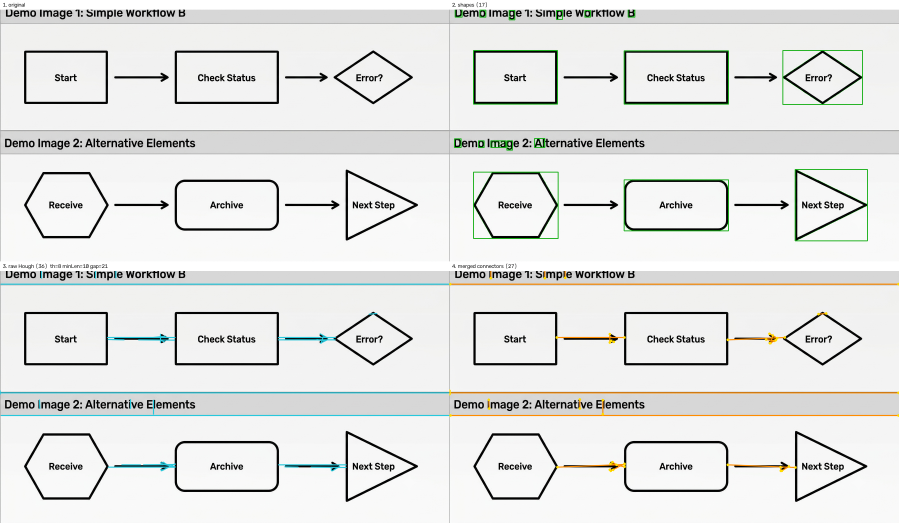
#> input picture data/debug/Gemini_Generated_Image_iwbazkiwbazkiwba_lines.png, 2696 x 1568 px (shown at 1/3 size)
$ python -i localization.py   (imports and definitions only)
#> lines starting #> are read from the running program, lines starting #| are printed output that depends on the picture; after the words box and inside, x2 and y2 are one past the last pixel; in counts of white or black regions, pixels touching at a corner belong together
#> further down, picture is the input picture: shape (1568, 2696, 3); mean B, G, R 226.7, 228.4, 227.3
"""Classical CV localization: preprocess, find contours, split shape vs arrow.

Stage 1 (preprocess) and Stage 2 (contour filtering) of the pipeline.
No learned detector is used — candidates are purely geometric.
"""

from __future__ import annotations

from dataclasses import dataclass, field
from pathlib import Path
from typing import Any, Literal

import cv2
import numpy as np

CandidateKind = Literal["shape", "arrow"]

# Drop specks; keep as a fraction of image area so it scales with resolution.
_MIN_AREA_FRAC = 0.00025
_MIN_AREA_ABS = 80
# Ignore a contour that covers most of the frame (page border, full whiteboard).
_MAX_AREA_FRAC = 0.55

# Compact closed nodes vs thin elongated edges.
_SHAPE_ASPECT_MAX = 2.6
_SHAPE_SOLIDITY_MIN = 0.55
_SHAPE_EXTENT_MIN = 0.25
# Wide process boxes (e.g. "Provide Service") are still nodes.
_SHAPE_ASPECT_FILLED_MAX = 5.2
_ARROW_ASPECT_MIN = 2.2
_ARROW_SOLIDITY_MAX = 0.82

_CROP_PAD = 12
_APPROX_EPS_FRAC = 0.02


@dataclass
class Candidate:
    """One localized region to send to the CNN (and later OCR / matching)."""

    kind: CandidateKind
    bbox: tuple[int, int, int, int]  # x, y, w, h in original image coords
    crop: np.ndarray  # BGR crop, padded
    contour: np.ndarray
    approx: np.ndarray
    metrics: dict[str, float] = field(default_factory=dict)


@dataclass
class HoughParams:
    """``cv2.HoughLinesP`` settings used for the last detection pass."""

    rho: float = 1.0
    theta: float = float(np.pi / 180.0)
    threshold: int = 12
    min_line_length: int = 12
    max_line_gap: int = 18


@dataclass
class LineSegment:
    """Straight connector from ``cv2.HoughLinesP`` (optionally merged)."""

    p1: tuple[float, float]
    p2: tuple[float, float]
    source: str = "hough"

    @property
    def length(self) -> float:
        return float(np.hypot(self.p2[0] - self.p1[0], self.p2[1] - self.p1[1]))

    # [9 lines left out: function bbox, not called in this run]

    def as_contour(self) -> np.ndarray:
        return np.array([[self.p1], [self.p2]], dtype=np.float32)


@dataclass
class LocalizationResult:
    """All candidates plus the binary image used for contour finding."""

    binary: np.ndarray
    shapes: list[Candidate]
    arrows: list[Candidate]
    lines: list[LineSegment] = field(default_factory=list)
    raw_lines: list[LineSegment] = field(default_factory=list)
    hough_params: HoughParams = field(default_factory=HoughParams)
    line_ink: np.ndarray | None = None

    @property
    def all_candidates(self) -> list[Candidate]:
        return self.shapes + self.arrows


def preprocess(image: np.ndarray) -> tuple[np.ndarray, np.ndarray, np.ndarray]:
    """Grayscale → Gaussian blur → adaptive threshold (ink as white).

    Returns ``(gray, blurred, binary)``. Binary is ``uint8`` {0, 255} with
    marker strokes as 255 so ``findContours`` traces ink, not the board.
    """
    if image.ndim == 3:
        gray = cv2.cvtColor(image, cv2.COLOR_BGR2GRAY)
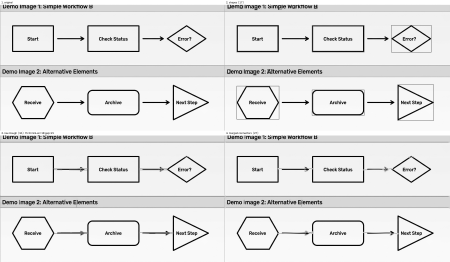
#> gray: shape (1568, 2696) (shown at 1/6 size); min 0, max 255, mean 227.9
    else:
        gray = image.copy()

    blurred = cv2.GaussianBlur(gray, (5, 5), 0)

    h, w = gray.shape[:2]
    block = 31 if min(h, w) >= 400 else 21
    if block % 2 == 0:
        block += 1

    binary = cv2.adaptiveThreshold(
        blurred,
        255,
        cv2.ADAPTIVE_THRESH_GAUSSIAN_C,
        cv2.THRESH_BINARY_INV,
        blockSize=block,
        C=7,
    )
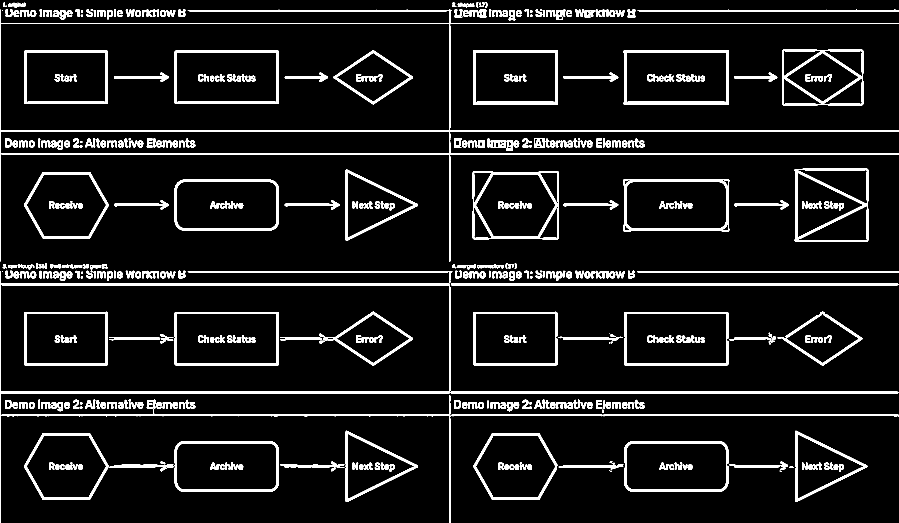
#> binary: shape (1568, 2696) (shown at 1/3 size); 7.9% white; 488 white regions (9 under 20 px), largest, box (x1, y1, x2, y2) and area: (0, 29, 2696, 785) 36174, (0, 813, 2696, 1568) 30129, (1418, 514, 1677, 718) 8024
    kernel = cv2.getStructuringElement(cv2.MORPH_ELLIPSE, (3, 3))
    binary = cv2.morphologyEx(binary, cv2.MORPH_CLOSE, kernel, iterations=1)
#> binary: shape (1568, 2696); 7.9% white; 401 white regions (8 under 20 px)
    return gray, blurred, binary


def _safe_div(num: float, den: float) -> float:
    return float(num / den) if den > 1e-6 else 0.0


def contour_metrics(contour: np.ndarray) -> dict[str, float] | None:
    """Geometric features used to drop noise and split shape vs arrow."""
    area = float(cv2.contourArea(contour))
    if area <= 0:
        return None

    x, y, w, h = cv2.boundingRect(contour)
    bbox_area = float(w * h)
    peri = float(cv2.arcLength(contour, closed=True))
    approx = cv2.approxPolyDP(contour, _APPROX_EPS_FRAC * peri, closed=True)

    hull = cv2.convexHull(contour)
    hull_area = float(cv2.contourArea(hull))

    rect = cv2.minAreaRect(contour)
    rw, rh = rect[1]
    rw, rh = float(rw), float(rh)

    aspect_bbox = _safe_div(max(w, h), min(w, h))
    aspect_rot = _safe_div(max(rw, rh), min(rw, rh))

    return {
        "area": area,
        "bbox_x": float(x),
        "bbox_y": float(y),
        "bbox_w": float(w),
        "bbox_h": float(h),
        "bbox_area": bbox_area,
        "extent": _safe_div(area, bbox_area),
        "solidity": _safe_div(area, hull_area),
        "aspect_bbox": aspect_bbox,
        "aspect_rot": aspect_rot,
        "perimeter": peri,
        "approx_vertices": float(len(approx)),
        "min_rect_w": rw,
        "min_rect_h": rh,
    }


def _looks_filled_node(m: dict[str, float]) -> bool:
    """Closed boxes/circles/diamonds, including wide process rectangles."""
    aspect = max(m["aspect_rot"], m["aspect_bbox"])
    return (
        m["solidity"] >= _SHAPE_SOLIDITY_MIN
        and m["extent"] >= 0.32
        and aspect <= _SHAPE_ASPECT_FILLED_MAX
    )


def _kind_from_metrics(m: dict[str, float]) -> CandidateKind | None:
    """Map geometry to shape (node) vs arrow (edge), or reject as noise."""
    aspect = max(m["aspect_rot"], m["aspect_bbox"])
    solidity = m["solidity"]
    extent = m["extent"]

    elongated = aspect >= _ARROW_ASPECT_MIN
    compact = aspect <= _SHAPE_ASPECT_MAX and solidity >= _SHAPE_SOLIDITY_MIN
    filled_enough = extent >= _SHAPE_EXTENT_MIN

    # Filled rectangles must not be treated as arrows or Hough traces their borders.
    if _looks_filled_node(m):
        return "shape"
    if elongated and solidity <= _ARROW_SOLIDITY_MAX:
        return "arrow"
    if elongated and not compact:
        return "arrow"
    if compact and filled_enough:
        return "shape"
    if elongated:
        return "arrow"
    return None


def _crop_bbox(
    image: np.ndarray,
    bbox: tuple[int, int, int, int],
    pad: int = _CROP_PAD,
) -> np.ndarray:
    h, w = image.shape[:2]
    x, y, bw, bh = bbox
    x0 = max(0, x - pad)
    y0 = max(0, y - pad)
    x1 = min(w, x + bw + pad)
    y1 = min(h, y + bh + pad)
    crop = image[y0:y1, x0:x1]
    if crop.size == 0:
        return np.zeros((1, 1, 3), dtype=image.dtype) if image.ndim == 3 else np.zeros((1, 1), dtype=image.dtype)
    if crop.ndim == 2:
        crop = cv2.cvtColor(crop, cv2.COLOR_GRAY2BGR)
    return crop


def extract_candidates(
    image: np.ndarray,
    binary: np.ndarray | None = None,
) -> LocalizationResult:
    """Find contours on ``binary`` (or preprocess ``image``) and split them.

    ``image`` should be the original BGR photo so crops look like the CNN's
    synthetic training data (gray-white board + dark stroke).
    """
    if binary is None:
        _, _, binary = preprocess(image)

    img_h, img_w = binary.shape[:2]
    img_area = float(img_h * img_w)
    min_area = max(_MIN_AREA_ABS, _MIN_AREA_FRAC * img_area)
    max_area = _MAX_AREA_FRAC * img_area

    contours, _hierarchy = cv2.findContours(
        binary,
        cv2.RETR_EXTERNAL,
        cv2.CHAIN_APPROX_SIMPLE,
    )
#> contours = 262 contours, 13 with area under 20; largest, box (x1, y1, x2, y2) and area: (0, 29, 2696, 785) 544594, (1418, 514, 1677, 718) 51671, (1871, 151, 2187, 314) 50122, (524, 936, 837, 1096) 49591, (1872, 936, 2185, 1096) 49538

    shapes: list[Candidate] = []
    arrows: list[Candidate] = []

    for contour in contours:
        metrics = contour_metrics(contour)
        if metrics is None:
            continue
        if metrics["area"] < min_area or metrics["area"] > max_area:
            continue

        kind = _kind_from_metrics(metrics)
        if kind is None:
            continue

        peri = metrics["perimeter"]
        approx = cv2.approxPolyDP(contour, _APPROX_EPS_FRAC * peri, closed=True)
        x, y, w, h = (
            int(metrics["bbox_x"]),
            int(metrics["bbox_y"]),
            int(metrics["bbox_w"]),
            int(metrics["bbox_h"]),
        )
        bbox = (x, y, w, h)
        candidate = Candidate(
            kind=kind,
            bbox=bbox,
            crop=_crop_bbox(image, bbox),
            contour=contour,
            approx=approx,
            metrics=metrics,
        )
        if kind == "shape":
            shapes.append(candidate)
        else:
            arrows.append(candidate)
#> this loop made 262 passes
#> (area in contour_metrics, bbox_area in contour_metrics, hull_area in contour_metrics) on passes 3, 4, 6: (93.5, 220, 105.5), (35, 56, 36), (21.5, 50, 24.5)

    raw_lines, lines, hough_params, line_ink = detect_connector_lines(binary, shapes)
    return LocalizationResult(
        binary=binary,
        shapes=shapes,
        arrows=arrows,
        lines=lines,
        raw_lines=raw_lines,
        hough_params=hough_params,
        line_ink=line_ink,
    )


# [17 lines left out: functions localize, _estimate_stroke_width, not called in this run]


def _is_bloated_shape(m: dict[str, float], img_area: float) -> bool:
    """True when a 'shape' contour swallowed neighboring nodes/arrows."""
    if m["bbox_area"] > 0.07 * img_area:
        return True
    aspect = max(m["aspect_rot"], m["aspect_bbox"])
    return aspect >= 3.8 and m["extent"] < 0.38


def _is_compact_node(m: dict[str, float], img_area: float) -> bool:
    if _is_bloated_shape(m, img_area):
        return False
    aspect = max(m["aspect_rot"], m["aspect_bbox"])
    return (
        m["solidity"] >= 0.50
        and m["extent"] >= 0.22
        and aspect <= _SHAPE_ASPECT_FILLED_MAX
        and m["area"] >= max(120.0, 0.0004 * img_area)
    )


def _looks_like_text(m: dict[str, float], img_area: float) -> bool:
    """Small compact blobs (letters, 'Yes'/'No', watermarks) — not shafts."""
    aspect = max(m["aspect_rot"], m["aspect_bbox"])
    if m["area"] > max(900.0, 0.004 * img_area):
        return False
    if aspect >= 4.0:
        return False
    return m["solidity"] >= 0.40 and m["extent"] >= 0.20


def _shape_fill_mask(binary_shape: tuple[int, int], shapes: list[Candidate]) -> np.ndarray:
    """Filled compact nodes only — bloated merged contours are skipped."""
    mask = np.zeros(binary_shape, dtype=np.uint8)
    img_area = float(binary_shape[0] * binary_shape[1])
    for shape in shapes:
        if _is_bloated_shape(shape.metrics, img_area):
            continue
        if shape.contour is None or len(shape.contour) < 3:
            x, y, w, h = shape.bbox
            cv2.rectangle(mask, (x, y), (x + w, y + h), 255, thickness=cv2.FILLED)
        else:
            cv2.drawContours(mask, [shape.contour], -1, 255, thickness=cv2.FILLED)
    return mask


def _hole_and_node_mask(binary: np.ndarray) -> np.ndarray:
    """Fill hollow-shape interiors (CCOMP holes) and isolated compact nodes.

    Attached arrows can glue several nodes into one EXTERNAL contour. Holes
    inside each box/diamond/circle still mark the true node interior, so
    Hough can hide borders without erasing neighboring connectors.
    """
    h, w = binary.shape[:2]
    img_area = float(h * w)
    mask = np.zeros((h, w), dtype=np.uint8)
    contours, hierarchy = cv2.findContours(
        binary, cv2.RETR_CCOMP, cv2.CHAIN_APPROX_SIMPLE
    )
    if hierarchy is None:
        return mask
    hierarchy = hierarchy[0]
    min_hole = max(180.0, 0.0008 * img_area)
    for i, contour in enumerate(contours):
        metrics = contour_metrics(contour)
        if metrics is None:
            continue
        parent = int(hierarchy[i][3])
        if parent != -1:
            if min_hole <= metrics["area"] < 0.35 * img_area:
                cv2.drawContours(mask, [contour], -1, 255, thickness=cv2.FILLED)
            continue
        if _is_compact_node(metrics, img_area):
            cv2.drawContours(mask, [contour], -1, 255, thickness=cv2.FILLED)
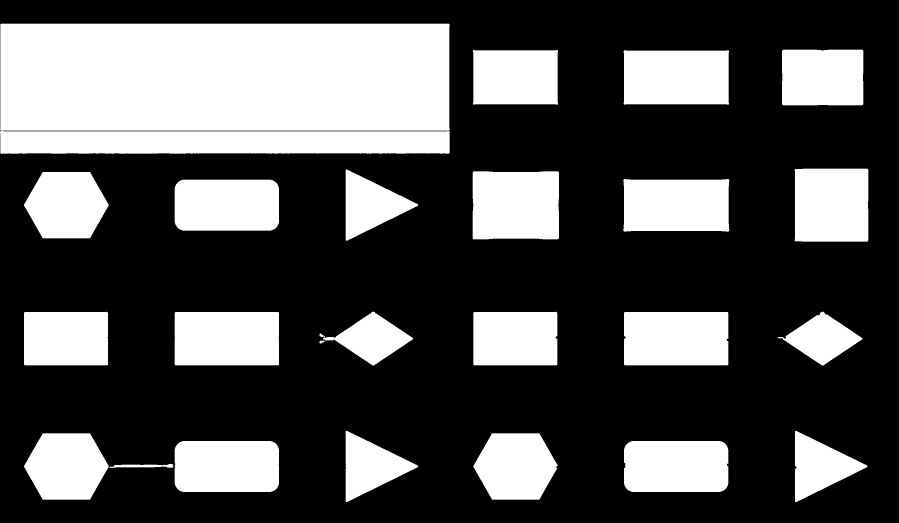
#> mask: shape (1568, 2696) (shown at 1/3 size); 32.1% white; 23 white regions, largest, box (x1, y1, x2, y2) and area: (0, 71, 1349, 392) 432396, (0, 393, 1349, 462) 89446, (1418, 514, 1677, 718) 52129
    return mask


def _non_connector_mask(binary: np.ndarray, shapes: list[Candidate]) -> np.ndarray:
    """Hide node interiors, compact boxes, and text so Hough sees only shafts."""
    mask = cv2.bitwise_or(_hole_and_node_mask(binary), _shape_fill_mask(binary.shape[:2], shapes))
#> (the rest of the program and of its run is left out)
